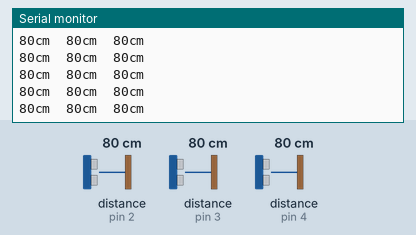
Simulated run of this sketch. Board: Arduino Uno, built with avr-gcc and run on an emulated ATmega328P. Parts: the last lines printed to the serial monitor. Wiring (inferred from the names in the program): 3 × ultrasonic range finder: trigger pin 2, echo pin 2 / trigger pin 3, echo pin 3 / trigger pin 4, echo pin 4. The test bench sets the inputs (shaded band); at power-on: distance to the obstacle (sensors on pin 2, pin 3, pin 4) 80 cm. The echo pulse lasts 58.3 µs per cm.

Above: at 1.2 s.
1.3 s: distance to the obstacle (sensor on pin 2) set to 120 cm
At 1.54 s:
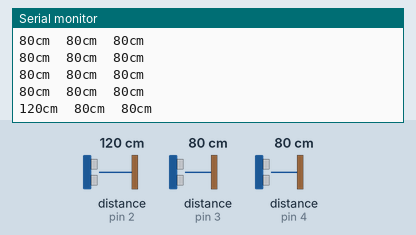
4.3 s: distance to the obstacle (sensor on pin 3) set to 18 cm
At 4.4 s:
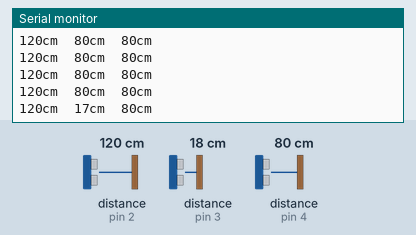
7.3 s: distance to the obstacle (sensor on pin 4) set to 2 cm
At 7.4 s:
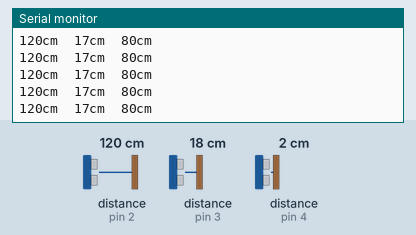
10.3 s: distance to the obstacle (sensor on pin 2) set to 60 cm
At 10.4 s:
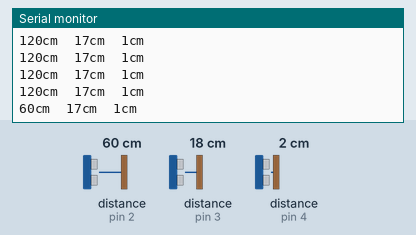
13.3 s: distance to the obstacle (sensor on pin 4) set to 60 cm
At 13.41 s:
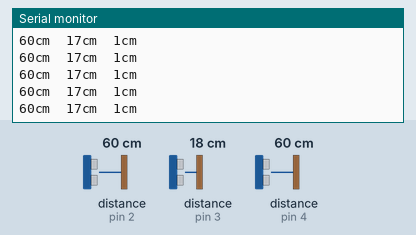
16.3 s: distance to the obstacle (sensor on pin 3) set to 2 cm
At 16.41 s:
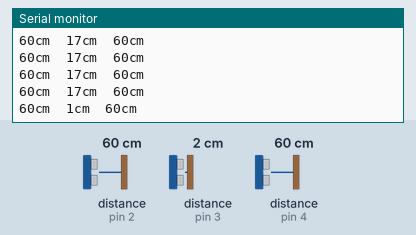
Timing chart, 0 to 18.8 s (numbered marks = the images above; inputs shaded):
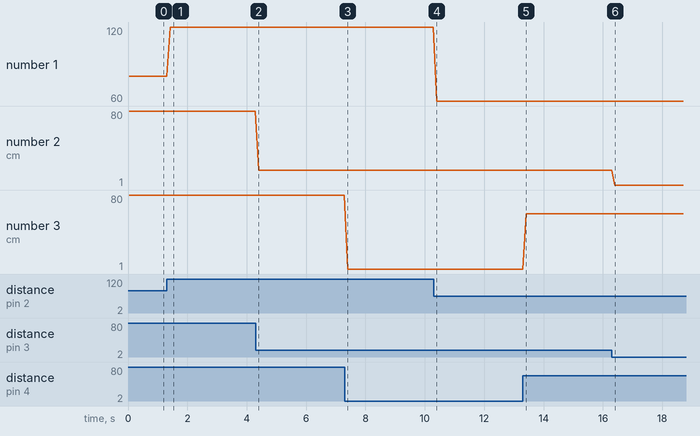

The sketch:

interactive_fainting_1.ino
```cpp
const int ping_L = 2;
const int ping_C = 3;
const int ping_R = 4;

long duration_L, duration_C, duration_R, cm_L, cm_C, cm_R;

void setup() {
  Serial.begin(9600);
  Serial.println("Hello, This is Interactive Fainting");
}

void loop() {
  //distance of ping_L
  pinMode(ping_L, OUTPUT);
  digitalWrite(ping_L, LOW);
  delayMicroseconds(2);
  digitalWrite(ping_L, HIGH);
  delayMicroseconds(5);
  digitalWrite(ping_L, LOW);

  pinMode(ping_L, INPUT);

  duration_L = pulseIn(ping_L, HIGH);

  //distance of ping_C
  pinMode(ping_C, OUTPUT);
  digitalWrite(ping_C, LOW);
  delayMicroseconds(2);
  digitalWrite(ping_C, HIGH);
  delayMicroseconds(5);
  digitalWrite(ping_C, LOW);

  pinMode(ping_C, INPUT);

  duration_C = pulseIn(ping_C, HIGH);

  //distance of ping_R
  pinMode(ping_R, OUTPUT);
  digitalWrite(ping_R, LOW);
  delayMicroseconds(2);
  digitalWrite(ping_R, HIGH);
  delayMicroseconds(5);
  digitalWrite(ping_R, LOW);

  pinMode(ping_R, INPUT);

  duration_R = pulseIn(ping_R, HIGH);


  cm_L = microsecondsToCentimeters(duration_L);
  cm_C = microsecondsToCentimeters(duration_C);
  cm_R = microsecondsToCentimeters(duration_R);

  Serial.print(cm_L);
  Serial.print("cm  ");
  Serial.print(cm_C);
  Serial.print("cm  ");
  Serial.print(cm_R);
  Serial.print("cm");
  Serial.println();

  delay(100);
}

long microsecondsToCentimeters(long microseconds) {
  // The speed of sound is 340 m/s or 29 microseconds per centimeter.
  // The ping travels out and back, so to find the distance of the object we
  // take half of the distance travelled.
  return microseconds / 29 / 2;
}
```

Measured:
- after the input at 1.3 s, the serial monitor: prints a new line after 0.12 s (image 1)
- after the input at 4.3 s, the serial monitor: prints a new line after 0.10 s (image 2)
- after the input at 10.3 s, the serial monitor: prints a new line after 0.10 s (image 4)
- after the input at 16.3 s, the serial monitor: prints a new line after 0.11 s (image 6)
- plotted number 1: 80 → 120 after the input at 1.3 s, 120 → 60 after the input at 10.3 s
- plotted number 2: 80 → 17 after the input at 4.3 s, 17 → 1 after the input at 16.3 s
- plotted number 3: 80 → 1 after the input at 7.3 s
